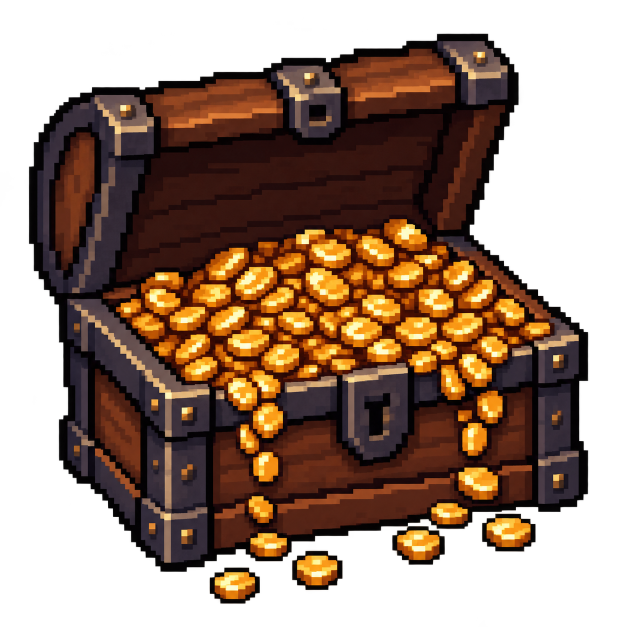
#> input picture art/raw/chest_open_gold.png, 1254 x 1254 px, found by its file name (shown at 1/2 size)
$ python goldchest.py
#> lines starting #> are read from the running program, lines starting #| are printed output that depends on the picture; after the words box and inside, x2 and y2 are one past the last pixel; in counts of white or black regions, pixels touching at a corner belong together
# TASKS 196: chest_open_gold on its own art grid. Generated at ~10 px an art pixel on a 1024 canvas (three times chest_open's
# density), its coins came out as a smooth orange heap with no shadows: in the frame it read as an orange blot with no wood or
# iron. Shrunk onto its grid, every coin is redrawn in three flat golds with its lower rows a tone down, the gaps between coins
# a 1-art-px slit, the iron darkened to at most L 0.35 so the bands read against the gold, then saved ×3.
# The golds are the concept's own (its coin heaps split into three L bands): the style bible's #934218 / #c25d1a / #eed68a
# came out copper. Rebuilds from art/old/goldchest/ (the generated original) so it can be re-run.
import os, shutil, numpy as np; from PIL import Image
SRC, DST, CELL, UP = 'art/old/goldchest/chest_open_gold.png', 'art/gen/chest_open_gold.png', 10, 3
M1 = np.array([[0.4122214708, 0.5363325363, 0.0514459929], [0.2119034982, 0.6806995451, 0.1073969566], [0.0883024619, 0.2817188376, 0.6299787005]])
M2 = np.array([[0.2104542553, 0.7936177850, -0.0040720468], [1.9779984951, -2.4285922050, 0.4505937099], [0.0259040371, 0.7827717662, -0.8086757660]])
def oklab(c): c = c / 255; return np.cbrt(np.where(c > 0.04045, ((c + 0.055) / 1.055) ** 2.4, c / 12.92) @ M1.T) @ M2.T
def srgb(lab): c = np.clip((lab @ np.linalg.inv(M2).T) ** 3 @ np.linalg.inv(M1).T, 0, 1); return 255 * np.where(c > 0.0031308, 1.055 * c ** (1 / 2.4) - 0.055, 12.92 * c)
hexc = lambda h: np.array([int(h[i:i + 2], 16) for i in (1, 3, 5)], float)
GOLD = [hexc('#9f5116'), hexc('#e2881e'), hexc('#f9ce4a')]
SLIT = hexc('#36120f')

if not os.path.exists(SRC): os.makedirs(os.path.dirname(SRC), exist_ok=True); shutil.copy(DST, SRC)
im = Image.open(SRC).convert('RGBA'); im = im.crop(im.getbbox())
#> further down, im is the input picture: PIL image 1254x1254 RGBA; mean R, G, B, A 55, 32, 17.2, 150.8
a = np.array(im.resize((round(im.width / CELL), round(im.height / CELL)), Image.BOX)).astype(float)
al = a[..., 3] > 128; lab = oklab(a[..., :3]); L = lab[..., 0]; C = np.hypot(lab[..., 1], lab[..., 2]); h = np.degrees(np.arctan2(lab[..., 2], lab[..., 1])) % 360
#> after `al = a[..., 3] > 128`:
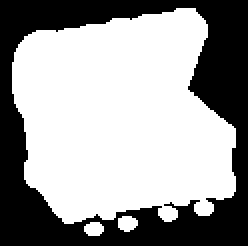
#> al: shape (123, 124) bool (shown 2 times larger); 61.7% white; 1 black region, box (x1, y1, x2, y2) and area: (0, 0, 124, 123) 5844
#> after `h = np.degrees(np.arctan2(lab[..., 2], lab[..., 1])) % 360`:
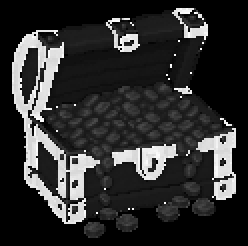
#> h: shape (123, 124) float64 (shown 2 times larger); min 0, max 359.8, mean 66.5; drawn with min black and max white
gold = al & (C > 0.08) & (h > 45) & (h < 105) & (L > 0.42)
#> gold: shape (123, 124) bool; 12.1% white; 50 white regions (38 under 20 px), largest, box (x1, y1, x2, y2) and area: (23, 43, 110, 94) 1274, (69, 41, 89, 55) 119, (92, 76, 101, 89) 56
iron = al & ~gold & (C < 0.045) & (L > 0.1)
#> iron: shape (123, 124) bool; 20.4% white; 68 white regions (62 under 20 px), largest, box (x1, y1, x2, y2) and area: (7, 5, 102, 111) 2210, (97, 66, 116, 99) 330, (54, 71, 83, 91) 284, (61, 88, 98, 97) 45, (83, 72, 89, 80) 32, (43, 77, 50, 83) 28
out = a.copy()
# a gold pixel darker than the coins above and below it is the gap between two coins
up, dn = np.roll(L, 1, 0), np.roll(L, -1, 0)
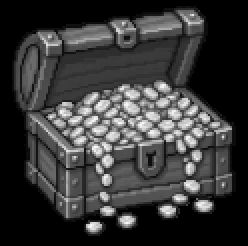
#> dn: shape (123, 124) float64 (shown 2 times larger); min 0, max 0.976, mean 0.222
slit = gold & (L < up - 0.06) & (L < dn - 0.06)
#> slit: shape (123, 124) bool; 0.23% white in thin lines or dots, all inside (x1, y1, x2, y2) = (31, 45, 103, 112)
tone = np.where(L < 0.62, 0, np.where(L < 0.8, 1, 2))
#> tone: shape (123, 124) int64; 3 distinct labels, from 0 to 2
below = np.roll(gold & ~slit, -1, 0) & np.roll(gold & ~slit, -2, 0)
#> below: shape (123, 124) bool; 8.2% white in thin lines or dots, all inside (x1, y1, x2, y2) = (23, 7, 112, 115)
tone = np.where(gold & ~below, np.maximum(tone - 1, 0), tone)
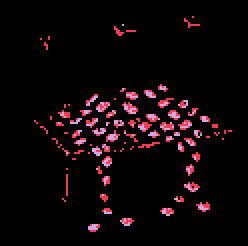
#> tone: shape (123, 124) int64 (shown 2 times larger); 3 distinct labels, from 0 to 2; one colour per label, 0 black
for k in range(3): out[gold & (tone == k), :3] = GOLD[k]
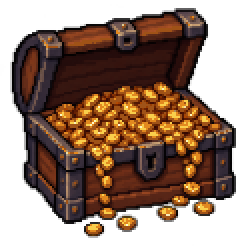
#> out: shape (123, 124, 4) float64 (shown 2 times larger); mean R, G, B, A 54, 30.2, 16.5, 155.8; transparent parts drawn white
out[slit, :3] = SLIT
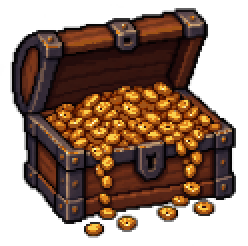
#> out: shape (123, 124, 4) float64 (shown 2 times larger); 0.23% of pixels changed, all inside (x1, y1, x2, y2) = (31, 45, 103, 112); transparent parts drawn white
# iron: its own three steps, the lightest at L 0.35
li = L[iron]; q = np.searchsorted(np.percentile(li, [40, 80]), li)
#> after `li = L[iron]`: li = 3113 values, max 0.651 at index 234, min 0.1 at index 3098, mean 0.257
#> after `q = np.searchsorted(np.percentile(li, [40, 80]), li)`: q = 3113 values, max 2 at index 13, min 0 at index 0, mean 0.8
out[iron, :3] = srgb(np.stack([np.array([0.2, 0.27, 0.35])[q], np.full(q.shape, 0.006), np.full(q.shape, -0.012)], -1))
out[..., 3] = np.where(al, 255, 0)
Image.fromarray(out.clip(0, 255).astype(np.uint8)).resize((out.shape[1] * UP, out.shape[0] * UP), Image.NEAREST).save(DST)
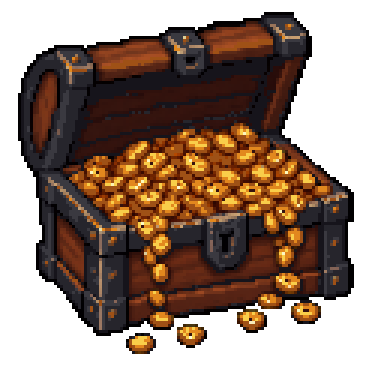
#> saved as chest_open_gold.png: PIL image 372x369 RGBA; mean R, G, B, A 51.7, 30.5, 17.5, 157.3; transparent parts drawn white
print('chest_open_gold', out.shape[1], 'x', out.shape[0], 'art px; gold', int(gold.sum()), 'slits', int(slit.sum()), 'iron', int(iron.sum()))
#| chest_open_gold 124 x 123 art px; gold 1852 slits 35 iron 3113

$ run again, with art/raw/abilities_sheet.png copied over art/raw/chest_open_gold.png
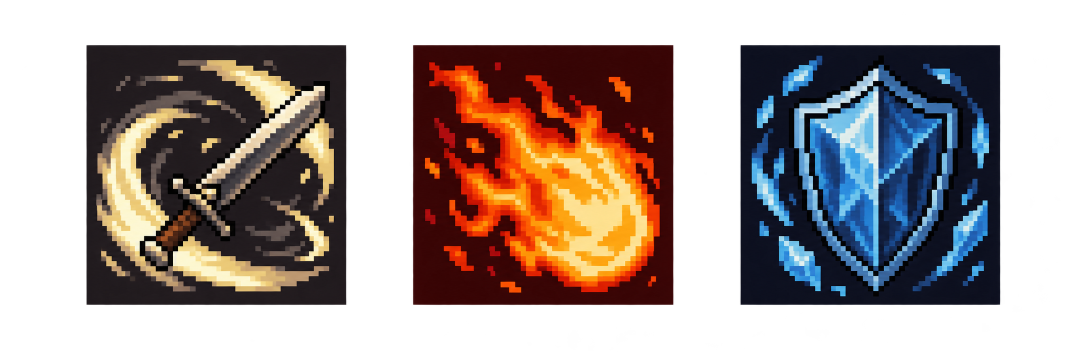
#> input picture art/raw/abilities_sheet.png, 2172 x 724 px, found by its file name (shown at 1/2 size)
#> im is the input picture: PIL image 2172x724 RGBA; mean R, G, B, A 46.6, 34.3, 30.5, 130.3
#> im: PIL image 2152x701 RGBA
#> al: shape (70, 215) bool; 53.9% white; 1 black region, box (x1, y1, x2, y2) and area: (0, 0, 215, 70) 6941
#> gold: shape (70, 215) bool; 6.1% white; 26 white regions (19 under 20 px), largest, box (x1, y1, x2, y2) and area: (93, 19, 131, 54) 621, (36, 45, 57, 56) 58, (42, 10, 59, 20) 47
#> iron: shape (70, 215) bool; 22.7% white; 15 white regions (12 under 20 px), largest, box (x1, y1, x2, y2) and area: (17, 7, 69, 59) 2006, (148, 7, 200, 59) 1351, (178, 21, 189, 49) 28
#> slit: shape (70, 215) bool; 0.02% white in thin lines or dots, all inside (x1, y1, x2, y2) = (42, 45, 116, 51)
#> below: shape (70, 215) bool; 4.6% white; 25 white regions (21 under 20 px), largest, box (x1, y1, x2, y2) and area: (100, 19, 131, 52) 516, (95, 32, 106, 39) 32, (23, 25, 33, 41) 27, (43, 47, 55, 53) 26
#> after the loop `for k in range(3): out[gold & (tone == k), :3] = GOLD[k]`:
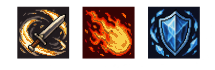
#> out: shape (70, 215, 4) float64; mean R, G, B, A 47.6, 34.1, 30, 135.7; transparent parts drawn white
#> li = 3409 values, max 0.972 at index 1312, min 0.108 at index 688, mean 0.258
#> q = 3409 values, max 2 at index 226, min 0 at index 49, mean 0.799
#> `Image.fromarray(out.clip(0, 255).astype(np.uint8)).resize((out.shape[1..`:
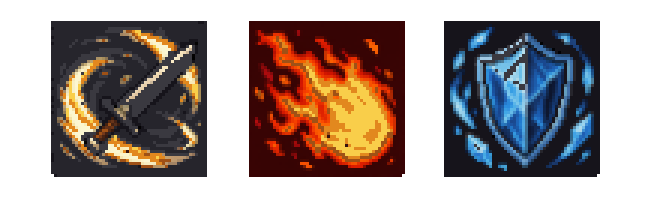
#> saved as chest_open_gold.png: PIL image 645x210 RGBA; mean R, G, B, A 46.9, 33.8, 29.9, 137.4; transparent parts drawn white
#| chest_open_gold 215 x 70 art px; gold 911 slits 3 iron 3409

$ run again, with art/raw/boulder_a.png copied over art/raw/chest_open_gold.png
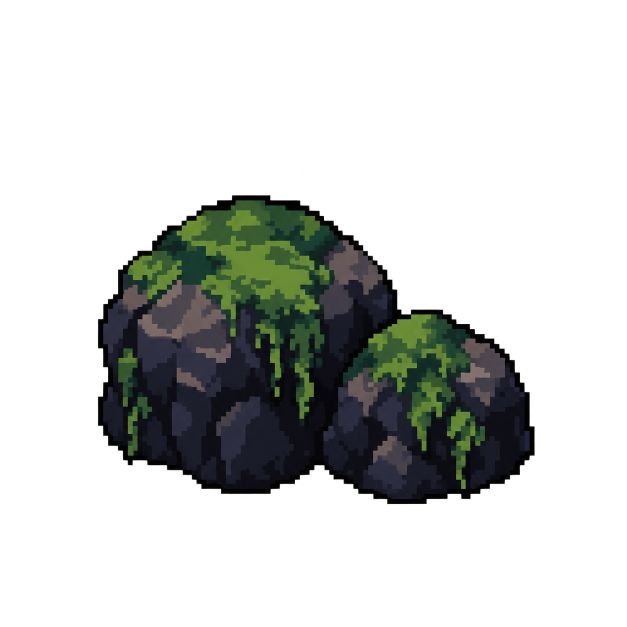
#> input picture art/raw/boulder_a.png, 1254 x 1254 px, found by its file name (shown at 1/2 size)
#> im is the input picture: PIL image 1254x1254 RGBA; mean R, G, B, A 10.1, 12.5, 10.3, 61.4
#> im: PIL image 1186x1193 RGBA
#> `al = a[..., 3] > 128`:
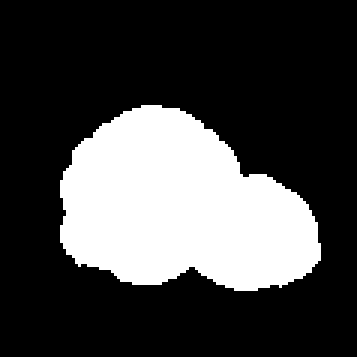
#> al: shape (119, 119) bool (shown 3 times larger); 27% white; 1 white region, box (x1, y1, x2, y2) and area: (20, 35, 107, 97) 3817
#> gold: shape (119, 119) bool; every value is 0
#> iron: shape (119, 119) bool; 18.5% white; 12 white regions (11 under 20 px), largest, box (x1, y1, x2, y2) and area: (20, 39, 107, 96) 2578
#> tone: shape (119, 119) int64; every value is 0
#> li = 2619 values, max 0.561 at index 1030, min 0.101 at index 125, mean 0.255
#> q = 2619 values, max 2 at index 35, min 0 at index 1, mean 0.797
#> in srgb, `c = np.clip((lab @ np.linalg.inv(M2).T) ** 3 @ np.linalg.inv(M1).T, 0,`: c = 2619 rows, first 8: [0.0202, 0.0186, 0.0256], [0.00829, 0.00741, 0.0113], [0.0202, 0.0186, 0.0256], [0.00829, 0.00741, 0.0113], [0.00829, 0.00741, 0.0113], [0.00829, 0.00741, 0.0113], [0.00829, 0.00741, 0.0113], [0.00829, 0.00741, 0.0113]
#> `Image.fromarray(out.clip(0, 255).astype(np.uint8)).resize((out.shape[1..`:
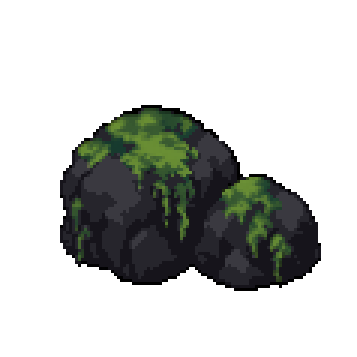
#> saved as chest_open_gold.png: PIL image 357x357 RGBA; mean R, G, B, A 11.4, 13.6, 11.1, 68.7; transparent parts drawn white
#| chest_open_gold 119 x 119 art px; gold 0 slits 0 iron 2619

$ run again, with art/raw/boulder_b.png copied over art/raw/chest_open_gold.png
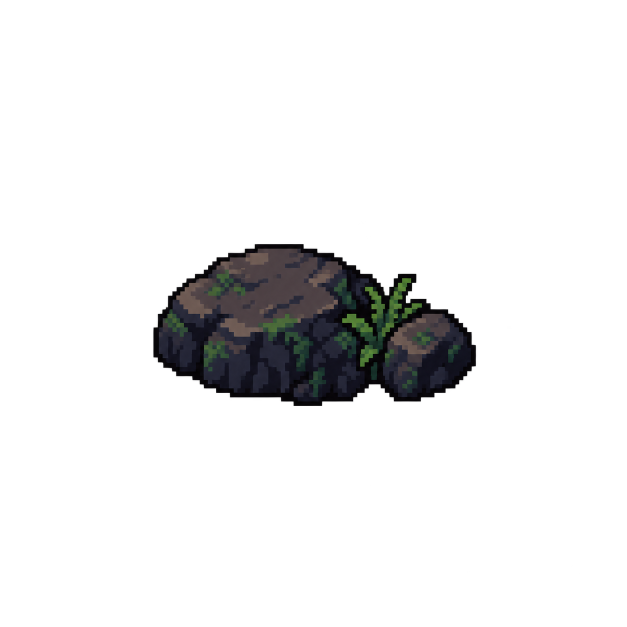
#> input picture art/raw/boulder_b.png, 1254 x 1254 px, found by its file name (shown at 1/2 size)
#> im is the input picture: PIL image 1254x1254 RGBA; mean R, G, B, A 4, 4.1, 4.3, 24.2
#> im: PIL image 1071x1057 RGBA
#> al: shape (106, 107) bool; 13.1% white; 1 white region, box (x1, y1, x2, y2) and area: (22, 40, 86, 72) 1484
#> gold: shape (106, 107) bool; every value is 0
#> iron: shape (106, 107) bool; 12% white; 2 white regions (1 under 20 px), largest, box (x1, y1, x2, y2) and area: (22, 40, 86, 72) 1352
#> tone: shape (106, 107) int64; every value is 0
#> li = 1357 values, max 0.495 at index 639, min 0.101 at index 621, mean 0.274
#> q = 1357 values, max 2 at index 15, min 0 at index 0, mean 0.8
#> in srgb, `c = np.clip((lab @ np.linalg.inv(M2).T) ** 3 @ np.linalg.inv(M1).T, 0,`: c = 1357 rows, first 8: [0.00829, 0.00741, 0.0113], [0.0202, 0.0186, 0.0256], [0.0202, 0.0186, 0.0256], [0.0202, 0.0186, 0.0256], [0.0202, 0.0186, 0.0256], [0.0202, 0.0186, 0.0256], [0.0202, 0.0186, 0.0256], [0.0202, 0.0186, 0.0256]
#> `Image.fromarray(out.clip(0, 255).astype(np.uint8)).resize((out.shape[1..`:
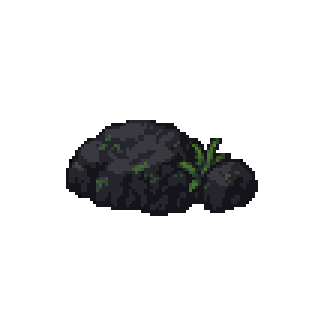
#> saved as chest_open_gold.png: PIL image 321x318 RGBA; mean R, G, B, A 4.9, 5, 5.5, 33.4; transparent parts drawn white
#| chest_open_gold 107 x 106 art px; gold 0 slits 0 iron 1357
